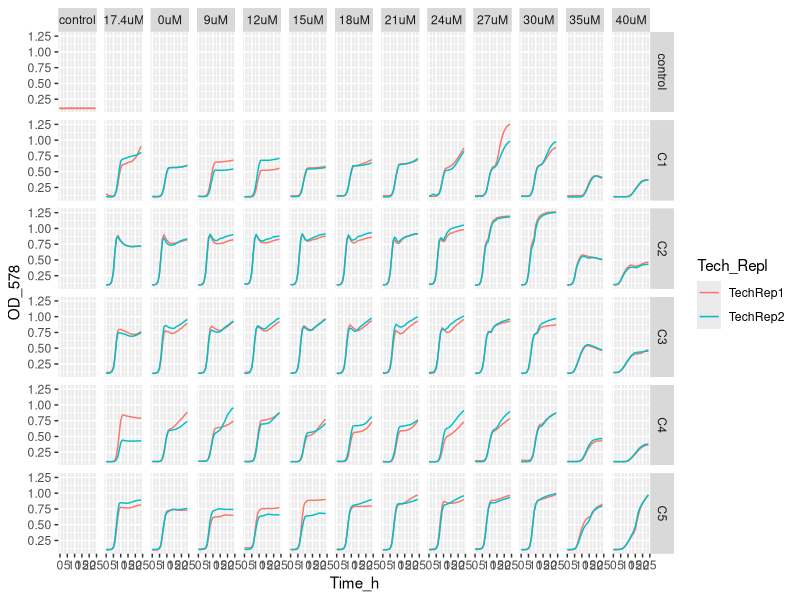
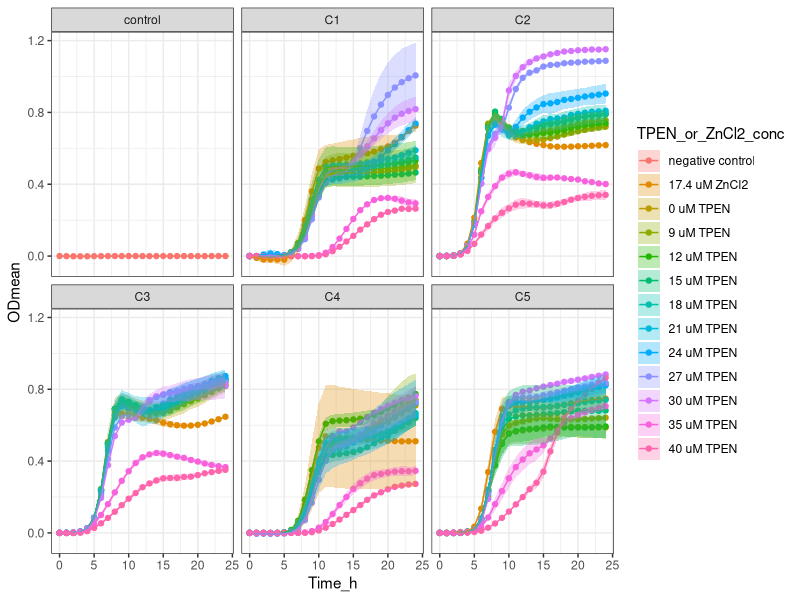

Reproduce these figures in R, in order.
setwd("~/ITQB/Plate readings/Exp44_2plates_02072024")

library(tidyverse)

library(readxl)
Exp44 <- Exp44_2plates_02072024 <- read_excel("Exp44_2plates_02072024_final_final.xlsx")
View(Exp44) 

Exp44_v1 <- Exp44 %>%
  pivot_longer(names_to = "Condition", values_to = "OD_578", cols = -Time_h)
Exp44_v1
View(Exp44_v1)


Exp44_v2 <- separate(Exp44_v1, Condition, 
                     c("Community",
                       "Transfer_medium",
                       "Zn_condition", 
                       "Tech_Repl",
                       "Biol_Repl",
                       "TPEN_or_ZnCl2_conc",
                       "Well_number"), 
                     sep = "_", remove = FALSE,
                     convert = FALSE)
View(Exp44_v2)

Exp44_v2$OD_578 <- as.numeric (Exp44_v2$OD_578) #Because OD_578 values are character

Exp44_v2$TPEN_or_ZnCl2_conc <- factor(Exp44_v2$TPEN_or_ZnCl2_conc, levels = c("nodrug",
                                                                              "1.74",
                                                                              "0",
                                                                              "1.8",
                                                                              "2.4",
                                                                              "3.0",
                                                                              "3.6",
                                                                              "4.2",
                                                                              "4.8",
                                                                              "5.4",
                                                                              "6.0",
                                                                              "7.0",
                                                                              "8.0"))

Exp44_v2 <- Exp44_v2 %>% mutate(TPEN_or_ZnCl2_conc = recode (TPEN_or_ZnCl2_conc,
                                                             "nodrug" = "control",
                                                             "1.74" = "17.4uM",
                                                             "0" = "0uM",
                                                             "1.8" = "9uM",
                                                             "2.4" = "12uM",
                                                             "3.0" = "15uM",
                                                             "3.6" = "18uM",
                                                             "4.2" = "21uM",
                                                             "4.8" = "24uM",
                                                             "5.4" = "27uM",
                                                             "6.0" = "30uM",
                                                             "7.0" = "35uM",
                                                             "8.0" = "40uM"))


Exp44_v2$Community <- factor(Exp44_v2$Community, levels = c("control",
                                                            "C1",
                                                            "C2",
                                                            "C3",
                                                            "C4",
                                                            "C5"))

Exp44_v2 %>%
  ggplot(aes(x= Time_h, y=OD_578, color = Tech_Repl)) +
  geom_line() +
  facet_grid (Community ~ TPEN_or_ZnCl2_conc)


Exp44_v3<- Exp44_v2 %>% group_by(Community, Transfer_medium, Zn_condition, Tech_Repl, Biol_Repl, Well_number) %>%
  mutate(blank = Time_h ==0)


View(Exp44_v3)

Exp44_v4 <- Exp44_v3 %>%
  group_by(Community, Transfer_medium, Zn_condition, Tech_Repl, Biol_Repl, Well_number) %>%
  mutate(OD = OD_578 - OD_578[blank]) %>%
  ungroup()


View(Exp44_v4)

#Obtain the mean and sd
Exp44_v5 <- Exp44_v4 %>% group_by(Time_h, Community, TPEN_or_ZnCl2_conc, Zn_condition) %>%
  summarise(ODmean = mean(OD), sdOD = sd(OD), n())

Exp44_v5$Community <- factor(Exp44_v5$Community, levels = c("control",
                                                            "C1",
                                                            "C2",
                                                            "C3",
                                                            "C4",
                                                            "C5"))


Exp44_v5 <- Exp44_v5 %>% mutate(TPEN_or_ZnCl2_conc =  recode (TPEN_or_ZnCl2_conc,
                                                              "control" = "negative control",
                                                              "17.4uM" = "17.4 uM ZnCl2",
                                                              "0uM" = "0 uM TPEN",
                                                              "9uM" = "9 uM TPEN",
                                                              "12uM" = "12 uM TPEN",
                                                              "15uM" = "15 uM TPEN",
                                                              "18uM" = "18 uM TPEN",
                                                              "21uM" = "21 uM TPEN",
                                                              "24uM" = "24 uM TPEN",
                                                              "27uM" = "27 uM TPEN",
                                                              "30uM" = "30 uM TPEN",
                                                              "35uM" = "35 uM TPEN",
                                                              "40uM" = "40 uM TPEN"))




Exp44_v5  %>% ggplot(aes(x = Time_h,
                         y = ODmean,
                         color = TPEN_or_ZnCl2_conc,
                         fill = TPEN_or_ZnCl2_conc
)) +
  geom_point() +
  geom_line() +
  geom_ribbon(aes(ymin=ODmean-sdOD, ymax=ODmean+sdOD),
              alpha = 0.3, colour = NA) +
  facet_wrap (Community ~ .) +
  theme_bw()
